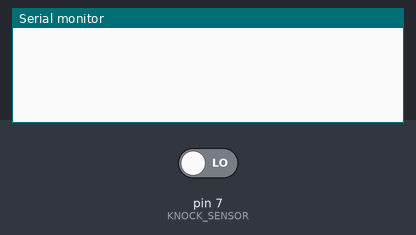
This sketch was run on a simulated Arduino Uno, built with avr-gcc and run on an emulated ATmega328P. Parts: the last lines printed to the serial monitor. The test bench sets the inputs (shaded band); at power-on: pin 7 (KNOCK_SENSOR) LOW.

Above: at 1.2 s.
1.3 s: pin 7 (KNOCK_SENSOR) driven HIGH
At 1.8 s:
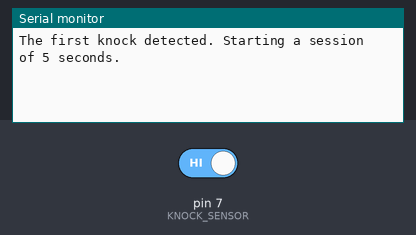
5.8 s: pin 7 (KNOCK_SENSOR) driven LOW
At 7.2 s:
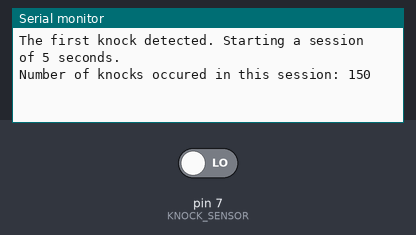

Measured:
- after the input at 1.3 s, the serial monitor: prints a new line at once (image 1)
- after the input at 5.8 s, the serial monitor: prints a new line after 0.53 s (image 2)

The sketch:

piezo-knock-counter-digital-input.ino
```cpp
/*  When knock is detected, count number of knocks
 *  performed within 5 seconds of first knock and
 *  show on serial monitor.
 *
 */

#define KNOCK_SENSOR 7   // the piezo is connected to digital pin 7
#define THRESHOLD 0 // threshold value to decide when the detected sound is a knock or not
#define KNOCK_SESSION_INTERVAL_MILLI 5000

int sensorReading = 0;  // variable to store the value read from the sensor pin
int numberOfKnocksInSession = 0;
unsigned long startKnockSessionTimeMillis = 0;

void setup() {
  Serial.begin(9600);
  pinMode(KNOCK_SENSOR,INPUT);
}

void loop() {

  sensorReading = digitalRead(KNOCK_SENSOR);

  /*
    millis() - Returns the number of milliseconds passed since the Arduino board began running the current program. This number will overflow (go back to zero), after approximately 50 days.
  */
  if(startKnockSessionTimeMillis != 0 && (millis() - startKnockSessionTimeMillis) > KNOCK_SESSION_INTERVAL_MILLI)
  {
    Serial.print("Number of knocks occured in this session: ");
    Serial.println(numberOfKnocksInSession);

    numberOfKnocksInSession = 0;
    startKnockSessionTimeMillis = 0;
  }


  if (sensorReading > THRESHOLD)
  {
    if(numberOfKnocksInSession == 0)
    {
      startKnockSessionTimeMillis = millis();
      numberOfKnocksInSession++;
      Serial.print("The first knock detected. Starting a session of ");
      Serial.print(KNOCK_SESSION_INTERVAL_MILLI/1000);
      Serial.println(" seconds.");
    }
    else
    {
      numberOfKnocksInSession++;
    }
  }
  delay(30);  // delay to avoid overloading the serial port buffer
}
```
